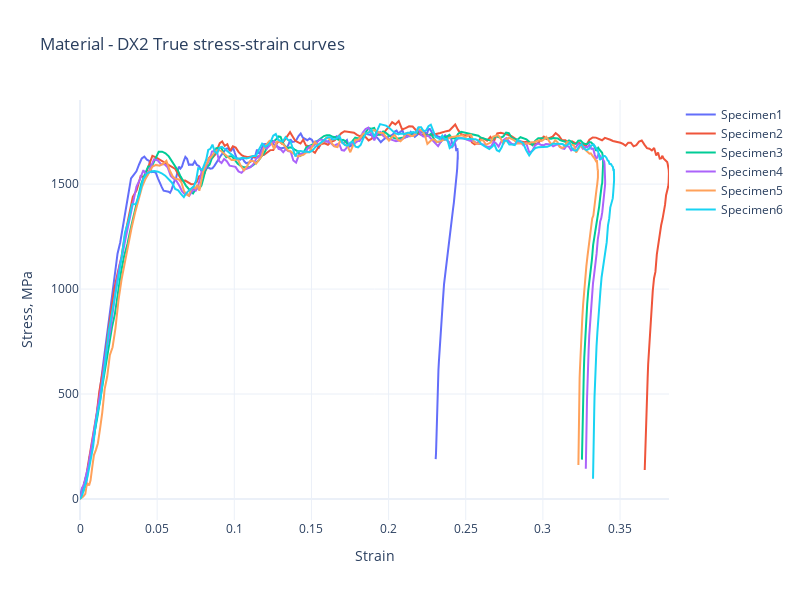

Source (notebook cell):
### Code cell
fig1 = go.Figure()
fig1.update_layout(template = 'plotly_white', width=800, height=600,
                  title = f"Material - {material[1]} True stress-strain curves")
                  
for ind in specimen:
    
    fig1.add_trace(go.Scatter(x = data_dx[ind]['# Strain'],
                             y = data_dx[ind][' Stress'],
                             name = ind))

#fig1.add_trace(go.Scatter(x = strain_dx_all['mean'][::10], 
#                            y = stress_dx_all['mean'][::10],
#                            error_y = dict(array = stress_dx_all['std'][::10]),
#                            name = 'Mean Value'))
fig1.update_yaxes(title = 'Stress, MPa')
fig1.update_xaxes(title = 'Strain')
fig1.show()

### Figure 1 — Plotly figure (JSON) as saved in the notebook; plotly's stock layout.template omitted (floating-point values rounded to 4 significant figures; data arrays with more than 128 entries replaced by an {"elided": "..."} marker saying what was removed)
{"data": [{"name": "Specimen1", "type": "scatter", "x": {"elided": "248 float values"}, "y": {"elided": "248 float values"}}, {"name": "Specimen2", "type": "scatter", "x": {"elided": "244 float values"}, "y": {"elided": "244 float values"}}, {"name": "Specimen3", "type": "scatter", "x": {"elided": "251 float values"}, "y": {"elided": "251 float values"}}, {"name": "Specimen4", "type": "scatter", "x": {"elided": "247 float values"}, "y": {"elided": "247 float values"}}, {"name": "Specimen5", "type": "scatter", "x": {"elided": "250 float values"}, "y": {"elided": "250 float values"}}, {"name": "Specimen6", "type": "scatter", "x": {"elided": "245 float values"}, "y": {"elided": "245 float values"}}], "layout": {"height": 600, "title": {"text": "Material - DX2 True stress-strain curves"}, "width": 800, "xaxis": {"title": {"text": "Strain"}}, "yaxis": {"title": {"text": "Stress, MPa"}}}}
